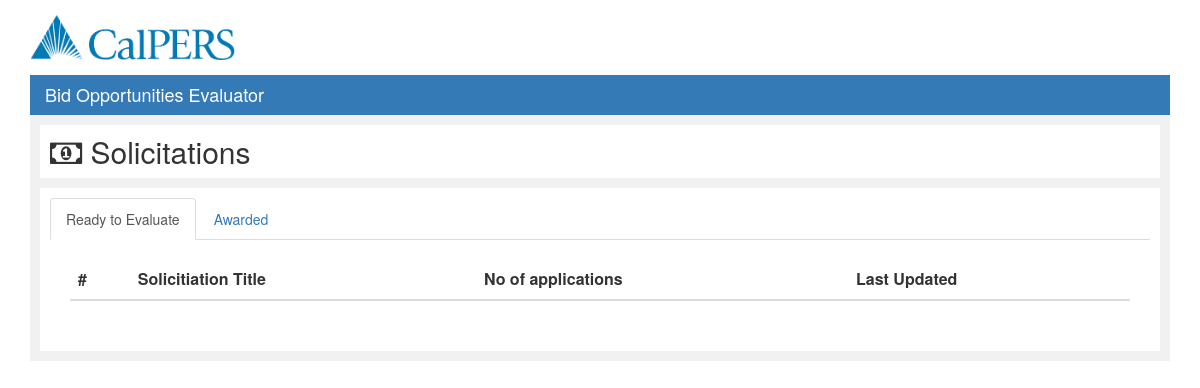
/bidEvaluator.php, run on an earlier commit of the app's database.
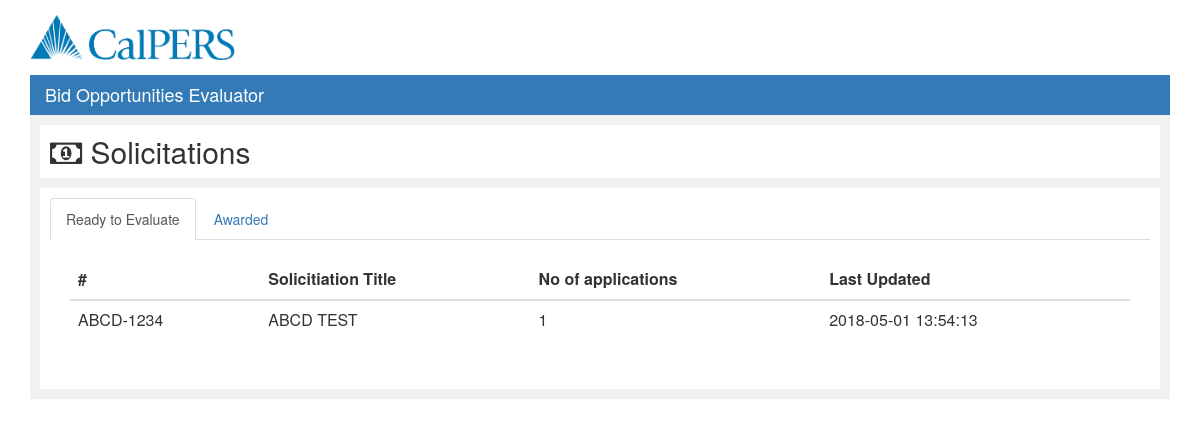
And on a later commit of the database.
### tables this page shows
CREATE TABLE IF NOT EXISTS `solicitation` (
  `pid` int(11) NOT NULL,
  `sid` varchar(9) NOT NULL,
  `stitle` varchar(100) NOT NULL,
  `type` varchar(50) NOT NULL,
  `category` varchar(50) NOT NULL,
  `status` varchar(50) NOT NULL,
  `last_updated` datetime NOT NULL DEFAULT CURRENT_TIMESTAMP,
  `final_filing_date` datetime NOT NULL,
  `description` varchar(1000) NOT NULL,
  `cancelflag` int(1) DEFAULT '0',
  PRIMARY KEY (`sid`)
);

### submit_eval.php (the view, shortened to what this page needs)
<?php
function getBidList(){
	$conn = mysqli_connect($GLOBALS['servername'], $GLOBALS['username'], $GLOBALS['password'], $GLOBALS['dbname']);
		if (!$conn) {
			die("Connection failed: " . mysqli_connect_error());
		}else{
	 		$sql = "SELECT a.sid, a.stitle, count(*) cnt, a.last_updated  FROM bid_transactions bt, solicitation a where a.sid=bt.bid_id group by a.sid";
  			$result = mysqli_query($conn, $sql);
  			 while($row = mysqli_fetch_array($result))
              {
                  echo '
                       <tr class="clickable-row" data-href="bidderEvaluate.php?bid_id='.$row["sid"].'">
                            <td>'.$row["sid"].'</td>
                            <td>'.$row["stitle"].'</td>
                            <td>'.$row["cnt"].'</td>
                            <td>'.$row["last_updated"].'</td>
                       </tr>
                       ';
              }
  		}
}
?>

### bidEvaluator.php (shortened to what this page needs)
<?php require_once('submit_eval.php');?>
<html lang="en">
<head>
  <link rel="stylesheet" href="https://maxcdn.bootstrapcdn.com/bootstrap/3.3.7/css/bootstrap.min.css">
  <link rel="stylesheet" href="css/custom.css">
  <link rel="stylesheet" href="font-awesome-4.7.0/css/font-awesome.min.css">
  <link rel="stylesheet" type="text/css" href="https://cdn.datatables.net/v/dt/dt-1.10.16/datatables.min.css"/>
</head>
<body>
 <div id="wrapper" class="container">
  <div class="container-fluid" id="header">
      <img src="download.png" height="45">
    </div>
 <div class="container-fluid" id="heading">
 <h4>Bid Opportunities Evaluator</h4>
</div>
<div class="container-fluid" id="solicitation">
  <div class="container-fluid" id="solicitation-header">
    <h2><i class="fa fa-money" aria-hidden="true"></i> Solicitations</h2>
  </div>
  <div class="container-fluid" id="solicitation-content">
    <ul class="nav nav-tabs" id="myTab" role="tablist">
      <li class="active">
        <a  id="home-tab" data-toggle="tab" href="#home" role="tab" aria-controls="home" aria-selected="true">Ready to Evaluate</a>
      </li>
      <li >
        <a id="contact-tab" data-toggle="tab" href="#contact" role="tab" aria-controls="contact" aria-selected="false">Awarded</a>
      </li>
    </ul>
    <div class="tab-content" id="myTabContent">
      <div class="tab-pane fade in active" id="home" role="tabpanel" aria-labelledby="home-tab">
        <table class="table table-hover" id='evalsolT' style="cursor:pointer;">
        <thead>
          <tr>
            <th scope="col">#</th>
            <th scope="col">Solicitiation Title</th>
            <th scope="col">No of applications</th>
            <th scope="col">Last Updated</th>
          </tr>
        </thead>
        <tbody >
           <?php getBidList(); ?>
        </tbody>
        </table>
      </div>
  </div>
  </div>
 </div>
</div>
</body>
</html>

### css/custom.css (style rules this page uses)
#home { padding: 20px; }
body { padding-top: 0 !important; }
#header { background: white; padding-bottom: 15px; padding-top: 15px; }
#heading { color:white; background-color: #337ab7; width:100%; padding-left: 15px; }
#heading h4 { float:left; }
.container-fluid { padding:0; }
#solicitation { background-color: rgba(241,241,241,1); padding: 10px; }
#solicitation-header { background-color: white; margin-bottom: 10px; padding: 10px; }
#solicitation-header h2 { margin:0px; float: left; }
#solicitation-content { background-color: white; padding:10px; }

What changed in the data, as far as the page shows it:
now on this page (row edited): solicitation: sid "ABCD-1234", stitle "ABCD TEST", cnt "1", last_updated "2018-05-01 13:54:13"
